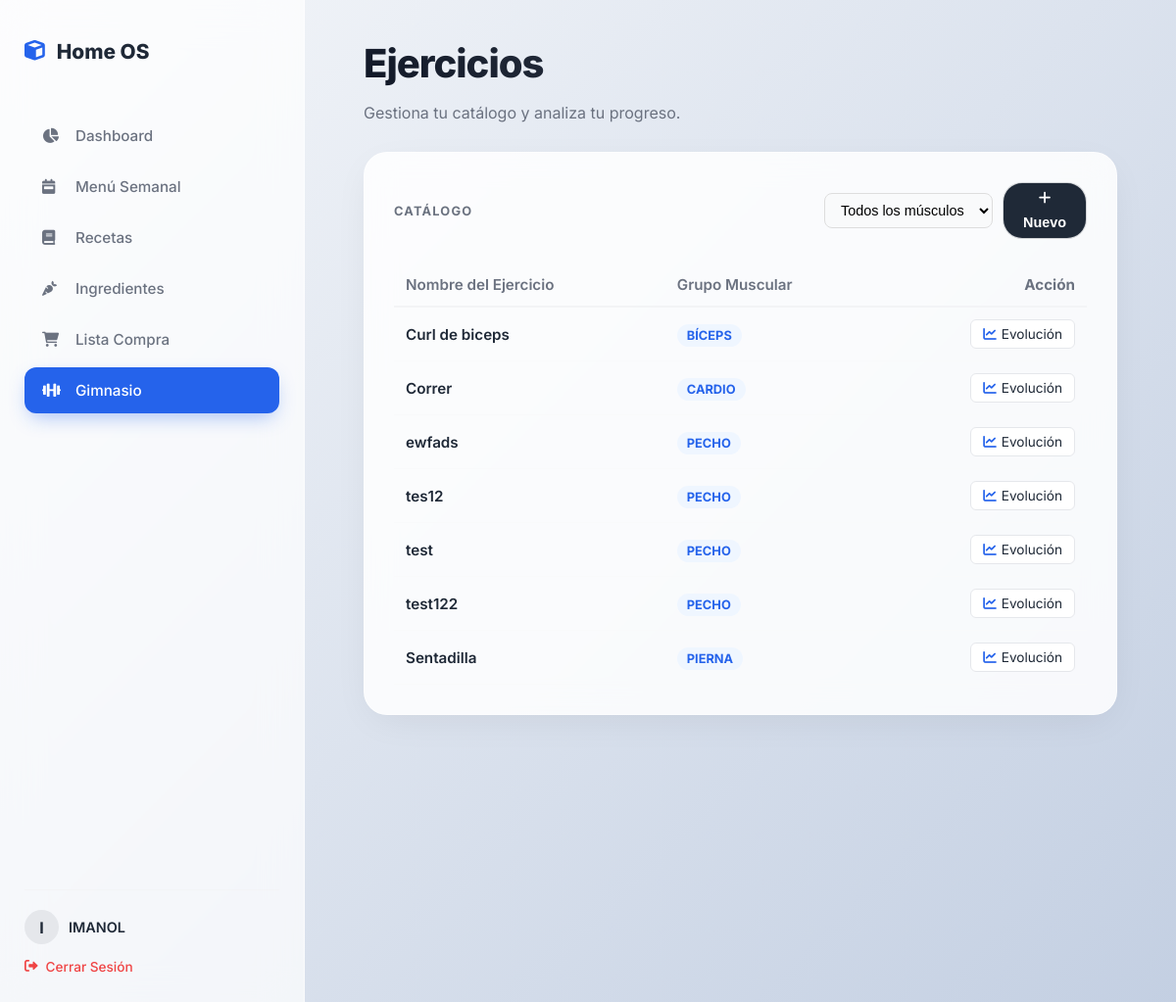
Page /gym/exercises (signed in) on the committed database.
### models.py (models this page shows, shortened)
class User(UserMixin, db.Model):
    __tablename__ = 'user'
    id = db.Column(db.Integer, primary_key=True)
    username = db.Column(db.String(50), unique=True, nullable=False)
    email = db.Column(db.String(120), unique=True, nullable=False)
    password_hash = db.Column(db.String(128))
    recetas = db.relationship('Receta', backref='user', lazy=True)
    menus = db.relationship('MenuSemanal', backref='user', lazy=True)
    tareas = db.relationship('TareaLimpieza', backref='user', lazy=True)
    lavadoras = db.relationship('Lavadora', backref='user', lazy=True)
    items_compra = db.relationship('ShoppingItem', backref='user', lazy=True)

class Exercise(db.Model):
    __tablename__ = 'exercise'
    id = db.Column(db.Integer, primary_key=True)
    name = db.Column(db.String(100), nullable=False)
    muscle_group = db.Column(db.String(50)) # Pecho, Espalda, Pierna...
    user_id = db.Column(db.Integer, db.ForeignKey('user.id'), nullable=False)
    sets = db.relationship('WorkoutSet', backref='exercise', lazy=True)

### app.py (the view, shortened to what this page needs)
@app.route('/gym/exercises', methods=['GET', 'POST'])
@login_required
def gym_exercises():
    form = ExerciseForm()
    exercises = Exercise.query.filter_by(user_id=current_user.id).order_by(Exercise.muscle_group, Exercise.name).all()
    return render_template('gym/exercises.html', form=form, exercises=exercises)

### forms.py
class ExerciseForm(FlaskForm):
    name = StringField('Nombre del Ejercicio', validators=[DataRequired()])
    muscle_group = SelectField('Grupo Muscular', choices=[
        ('Pecho', 'Pecho'), ('Espalda', 'Espalda'),
        ('Pierna', 'Pierna'), ('Hombro', 'Hombro'),
        ('Bíceps', 'Bíceps'), ('Tríceps', 'Tríceps'),
        ('Abdominales', 'Abdominales'), ('Cardio', 'Cardio'), ('Otro', 'Otro')
    ])
    submit = SubmitField('Guardar Ejercicio')

### app.py (called while the page is built)
@login.user_loader
def load_user(id):
    return User.query.get(int(id))

### templates/gym/exercises.html (shortened to what this page needs)
{% extends "base.html" %}
{% block content %}
<div class="header-section">
    <h1>Ejercicios</h1>
    <p style="color: var(--text-muted);">Gestiona tu catálogo y analiza tu progreso.</p>
</div>
<div class="bento-grid">
    <div class="bento-card" style="grid-column: 1 / -1; min-height: 500px;">
        <div style="display: flex; justify-content: space-between; align-items: center; margin-bottom: 25px; flex-wrap: wrap; gap: 10px;">
            <div class="widget-title" style="margin: 0;">Catálogo</div>
            <div style="display: flex; gap: 10px; align-items: center;">
                <select id="categoryFilter" onchange="filterTable()" style="padding: 8px 12px; border-radius: 8px; border: 1px solid #ddd; background: #F9FAFB; font-size: 0.9rem; cursor: pointer;">
                    <option value="ALL">Todos los músculos</option>
                </select>
                <button onclick="openModal()" class="action-key dark" style="width: auto; padding: 8px 20px; font-size: 0.9rem;">
                    <i class="fas fa-plus"></i> Nuevo
                </button>
            </div>
        </div>
        <div style="overflow-x: auto;">
            <table style="width: 100%; border-collapse: collapse; font-size: 0.95rem;">
                <thead>
                    <tr style="text-align: left; border-bottom: 2px solid #F3F4F6; color: var(--text-muted);">
                        <th style="padding: 12px; font-weight: 600;">Nombre del Ejercicio</th>
                        <th style="padding: 12px; font-weight: 600;">Grupo Muscular</th>
                        <th style="padding: 12px; text-align: right;">Acción</th>
                    </tr>
                </thead>
                <tbody id="exercisesTableBody">
                    {% for ex in exercises %}
                    <tr class="exercise-row" data-category="{{ ex.muscle_group }}" style="border-bottom: 1px solid #F9FAFB; transition: background 0.2s;">
                        <td style="padding: 12px; font-weight: 600; color: var(--text-main);">
                            {{ ex.name }}
                        </td>
                        <td style="padding: 12px;">
                            <span style="background: #EFF6FF; color: var(--primary); padding: 4px 10px; border-radius: 12px; font-size: 0.8rem; font-weight: 700; text-transform: uppercase;">
                                {{ ex.muscle_group }}
                            </span>
                        </td>
                        <td style="padding: 12px; text-align: right;">
                            <a href="{{ url_for('gym_progress', exercise_id=ex.id) }}" style="text-decoration: none; color: var(--text-main); font-size: 0.85rem; border: 1px solid #E5E7EB; padding: 6px 12px; border-radius: 6px; display: inline-flex; align-items: center; gap: 5px; background: white;">
                                <i class="fas fa-chart-line" style="color: var(--primary);"></i> Evolución
                            </a>
                        </td>
                    </tr>
                    {% else %}
                    <tr>
                        <td colspan="3" style="padding: 40px; text-align: center; color: var(--text-muted);">
                            No hay ejercicios registrados. ¡Crea el primero!
                        </td>
                    </tr>
                    {% endfor %}
                </tbody>
            </table>
        </div>
    </div>
</div>
{% endblock %}

### templates/base.html (shortened to what this page needs)
<!DOCTYPE html>
<html lang="es">
<head>
    <link rel="stylesheet" href="{{ url_for('static', filename='style.css') }}">
    <link rel="stylesheet" href="https://cdnjs.cloudflare.com/ajax/libs/font-awesome/6.0.0-beta3/css/all.min.css">
</head>
<body>
    {% if current_user.is_authenticated %}
    <div class="sidebar">
        <div>
            <div class="brand">
                <i class="fas fa-cube"></i> Home OS
            </div>
            <nav class="nav-links">
                <a href="{{ url_for('dashboard') }}" class="{% if request.endpoint == 'dashboard' %}active{% endif %}">
                    <i class="fas fa-chart-pie" style="width: 20px;"></i>
                    Dashboard
                </a>
                <a href="{{ url_for('menu_semanal_page') }}" class="{% if 'menu' in request.path %}active{% endif %}">
                    <i class="fas fa-calendar-week" style="width: 20px;"></i>
                    Menú Semanal
                </a>
                <a href="{{ url_for('recetas_page') }}" class="{% if 'recetas' in request.path %}active{% endif %}">
    <i class="fas fa-book" style="width: 20px;"></i>
    Recetas
</a>
<a href="{{ url_for('ingredients_manager') }}" class="{% if 'ingredients' in request.path %}active{% endif %}">
    <i class="fas fa-carrot" style="width: 20px;"></i>
    Ingredientes
</a>
<a href="{{ url_for('shopping_list') }}" class="{% if 'shopping_list' in request.path %}active{% endif %}">
    <i class="fas fa-shopping-cart" style="width: 20px;"></i>
    Lista Compra
</a>
<a href="{{ url_for('gym_dashboard') }}" class="{% if 'gym' in request.path %}active{% endif %}">
    <i class="fas fa-dumbbell" style="width: 20px;"></i>
    Gimnasio
</a>
            </nav>
        </div>
        <div style="margin-top: auto; padding-top: 20px; border-top: 1px solid #F3F4F6;">
            <div style="display: flex; align-items: center; gap: 10px; margin-bottom: 15px;">
                <div style="width: 35px; height: 35px; background: #E5E7EB; border-radius: 50%; display: flex; align-items: center; justify-content: center; font-weight: bold; color: var(--text-main);">
                    {{ current_user.username[0]|upper }}
                </div>
                <div style="font-size: 0.9rem; font-weight: 600; color: var(--text-main);">{{ current_user.username }}</div>
            </div>
            <a href="{{ url_for('logout') }}" style="color: #EF4444; text-decoration: none; font-size: 0.85rem; display: flex; align-items: center; gap: 8px; font-weight: 500; transition: opacity 0.2s;">
                <i class="fas fa-sign-out-alt"></i> Cerrar Sesión
            </a>
        </div>
    </div>
    {% endif %}
    <div class="content" style="{% if not current_user.is_authenticated %}margin: 0 auto; max-width: 100%; display: flex; flex-direction: column; justify-content: center;{% endif %}">
        {% block content %}{% endblock %}
    </div>
</body>
</html>

### static/style.css (style rules this page uses)
:root { --bg-gradient: linear-gradient(135deg, #f5f7fa 0%, #c3cfe2 100%); --surface: rgba(255, 255, 255, 0.85); --surface-hover: rgba(255, 255, 255, 0.95); --primary: #2563EB; --primary-dark: #1E40AF; --text-main: #1F2937; --text-muted: #6B7280; --border-color: rgba(255, 255, 255, 0.6); --border-glass: 1px solid rgba(255, 255, 255, 0.5); --radius-card: 24px; --radius-sm: 12px; --shadow-soft: 0 10px 40px -10px rgba(0,0,0,0.08); --shadow-hover: 0 20px 40px -10px rgba(0,0,0,0.12); }
body { background: var(--bg-gradient); background-attachment: fixed; color: var(--text-main); font-family: 'Inter', sans-serif; margin: 0; display: flex; height: 100vh; overflow: hidden; }
.sidebar { width: 260px; background: rgba(255, 255, 255, 0.7); backdrop-filter: blur(20px); -webkit-backdrop-filter: blur(20px); padding: 40px 25px; border-right: var(--border-glass); display: flex; flex-direction: column; justify-content: space-between; z-index: 10; }
.brand { font-size: 1.3rem; font-weight: 800; color: var(--text-main); margin-bottom: 50px; display: flex; align-items: center; gap: 12px; }
.brand i { color: var(--primary); }
.nav-links a { display: flex; align-items: center; gap: 14px; padding: 14px 18px; color: var(--text-muted); text-decoration: none; border-radius: var(--radius-sm); font-weight: 500; transition: all 0.3s cubic-bezier(0.4, 0, 0.2, 1); margin-bottom: 5px; font-size: 0.95rem; }
.nav-links a.active { background: var(--primary); color: white; box-shadow: 0 8px 20px -5px rgba(37, 99, 235, 0.4); }
.content { flex: 1; padding: 40px 60px; overflow-y: auto; position: relative; }
.header-section h1 { font-size: 2.5rem; font-weight: 800; color: var(--text-main); margin: 0; letter-spacing: -1px; background: -webkit-linear-gradient(45deg, #111827, #4B5563); -webkit-background-clip: text; -webkit-text-fill-color: transparent; }
.bento-grid { display: grid; grid-template-columns: repeat(4, 1fr); grid-template-rows: repeat(2, minmax(240px, auto)); gap: 25px; max-width: 1400px; margin-top: 30px; }
.bento-card { background: var(--surface); backdrop-filter: blur(15px); -webkit-backdrop-filter: blur(15px); border: var(--border-glass); border-radius: var(--radius-card); padding: 30px; box-shadow: var(--shadow-soft); display: flex; flex-direction: column; justify-content: space-between; transition: all 0.3s ease; position: relative; overflow: hidden; }
.widget-title { font-size: 0.8rem; text-transform: uppercase; font-weight: 700; color: var(--text-muted); letter-spacing: 1.2px; margin-bottom: 20px; display: flex; align-items: center; gap: 8px; }
.action-key { background: rgba(255,255,255,0.5); border: 1px solid rgba(255,255,255,0.8); border-radius: 20px; display: flex; flex-direction: column; align-items: center; justify-content: center; gap: 10px; text-decoration: none; color: var(--text-main); font-weight: 600; transition: all 0.2s; }
.action-key.dark { background: var(--text-main); color: white; }

### rows in the picture
User: username "I", username "IMANOL"
Exercise: name "Curl de biceps", muscle_group "BÍCEPS"
Exercise: name "Correr", muscle_group "CARDIO"
Exercise: name "ewfads", muscle_group "PECHO"
Exercise: name "tes12", muscle_group "PECHO"
Exercise: name "test", muscle_group "PECHO"
Exercise: name "test122", muscle_group "PECHO"
Exercise: name "Sentadilla", muscle_group "PIERNA"
